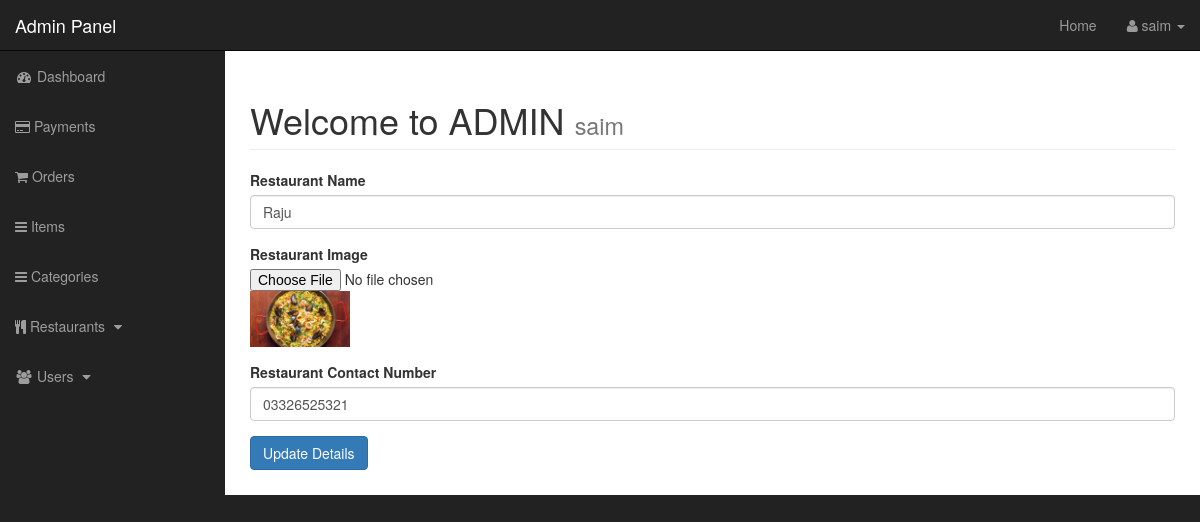
The app's page /admin/restaurant.php?source=edit_restaurant&res_id=1 (signed in) with its own data.
### tables this page shows
CREATE TABLE `restaurant` (
  `r_name` varchar(255) NOT NULL,
  `r_pic` text NOT NULL,
  `r_id` int(11) NOT NULL,
  `r_number` varchar(255) NOT NULL
);

### admin/includes/edit_restaurant.php (the view, shortened to what this page needs)
<?php
	if (isset($_GET['res_id']))
	{
		$update_key =  $_GET['res_id'];
		$query = "SELECT * FROM restaurant where r_id = $update_key";
	    $result = mysqli_query($connect,$query);
	    while ($row = mysqli_fetch_assoc($result))
	    {
			$r_name = $row['r_name'];
			$r_number = $row['r_number'];
			$r_image = $row['r_pic'];
		}
	}
?>
<form action="" method="POST" enctype="multipart/form-data">
	<div class="form-group">
		<label>Restaurant Name</label>
		<input type="text" name="update_r_name" class="form-control" value="<?php echo $r_name ?>">
	</div>
	<div class="form-group">
		<label>Restaurant Image</label><br>
		<input type="file" name="update_image">
		<img width='100' src='../images/<?php echo  $r_image?>'>
	</div>
	<div class="form-group">
		<label>Restaurant Contact Number</label>
		<input type="text" name="update_number" class="form-control" value="<?php echo $r_number ?>">
	</div>
	<div class="form-group">
		<input type="Submit" name="update_restaurant" class="btn btn-primary" value="Update Details">
	</div>
</form>

### admin/css/sb-admin.css (style rules this page uses)
body { margin-top: 100px; background-color: #222; }
@media (min-width:768px) { body { margin-top: 50px; } }

### records on screen
restaurant: update_r_name "Raju", r_pic (picture), update_number "03326525321"

### other values on screen
$_SESSION['username'] "saim"
